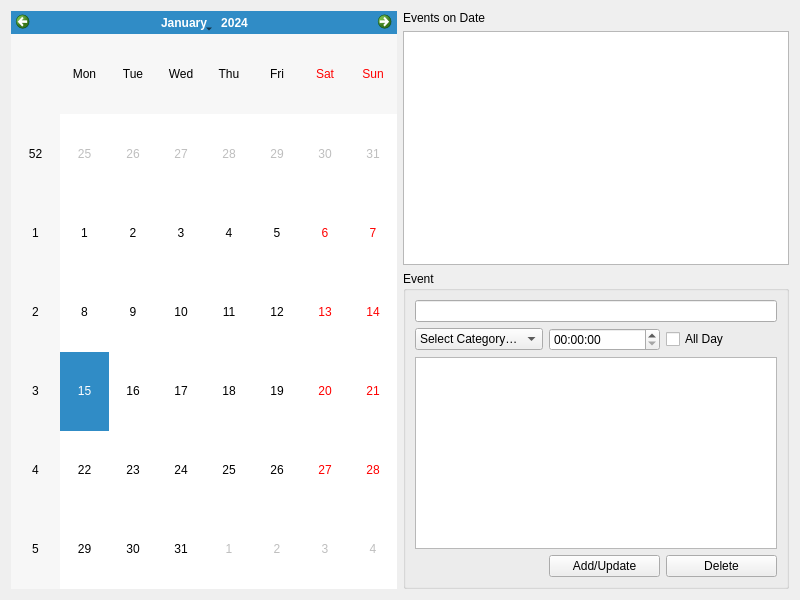
<?xml version="1.0" encoding="UTF-8"?>
<ui version="4.0">
 <class>MainWindow</class>
 <widget class="QWidget" name="MainWindow">
  <property name="geometry">
   <rect>
    <x>0</x>
    <y>0</y>
    <width>800</width>
    <height>600</height>
   </rect>
  </property>
  <property name="windowTitle">
   <string>My Calendar App</string>
  </property>
  <layout class="QHBoxLayout" name="horizontalLayout">
   <item>
    <widget class="QCalendarWidget" name="calendar">
     <property name="sizePolicy">
      <sizepolicy hsizetype="Expanding" vsizetype="Expanding">
       <horstretch>0</horstretch>
       <verstretch>0</verstretch>
      </sizepolicy>
     </property>
    </widget>
   </item>
   <item>
    <layout class="QVBoxLayout" name="verticalLayout">
     <item>
      <widget class="QLabel" name="label">
       <property name="text">
        <string>Events on Date</string>
       </property>
      </widget>
     </item>
     <item>
      <widget class="QListWidget" name="event_list"/>
     </item>
     <item>
      <widget class="QGroupBox" name="groupBox">
       <property name="title">
        <string>Event</string>
       </property>
       <layout class="QGridLayout" name="gridLayout">
        <item row="1" column="0">
         <widget class="QComboBox" name="event_category">
          <item>
           <property name="text">
            <string>Select Category…</string>
           </property>
          </item>
          <item>
           <property name="text">
            <string>New…</string>
           </property>
          </item>
          <item>
           <property name="text">
            <string>Work</string>
           </property>
          </item>
          <item>
           <property name="text">
            <string>Meeting</string>
           </property>
          </item>
          <item>
           <property name="text">
            <string>Doctor</string>
           </property>
          </item>
          <item>
           <property name="text">
            <string>Family</string>
           </property>
          </item>
         </widget>
        </item>
        <item row="1" column="1">
         <widget class="QTimeEdit" name="event_time"/>
        </item>
        <item row="2" column="0" colspan="3">
         <widget class="QTextEdit" name="textEdit"/>
        </item>
        <item row="0" column="0" colspan="3">
         <widget class="QLineEdit" name="event_title"/>
        </item>
        <item row="1" column="2">
         <widget class="QCheckBox" name="allday_check">
          <property name="text">
           <string>All Day</string>
          </property>
         </widget>
        </item>
        <item row="3" column="1">
         <widget class="QPushButton" name="add_button">
          <property name="text">
           <string>Add/Update</string>
          </property>
         </widget>
        </item>
        <item row="3" column="2">
         <widget class="QPushButton" name="del_button">
          <property name="text">
           <string>Delete</string>
          </property>
         </widget>
        </item>
       </layout>
      </widget>
     </item>
    </layout>
   </item>
  </layout>
 </widget>
 <resources/>
 <connections/>
</ui>
